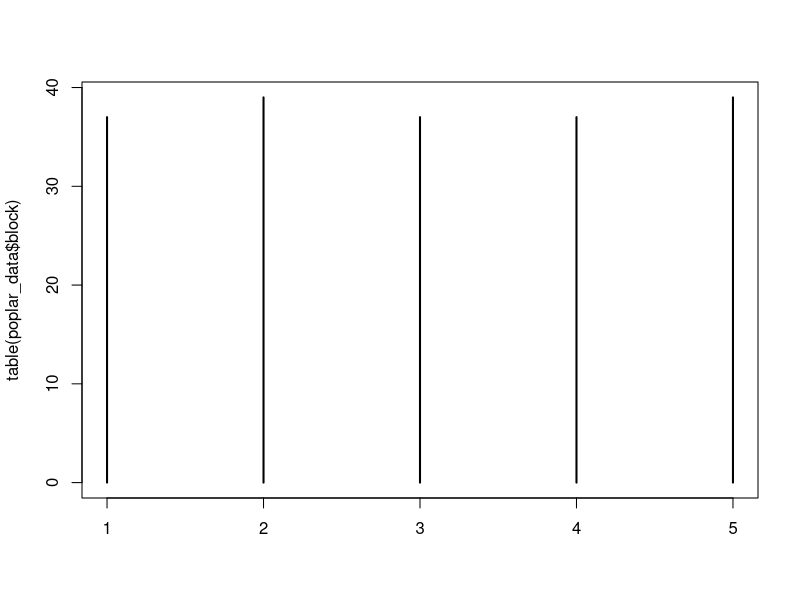
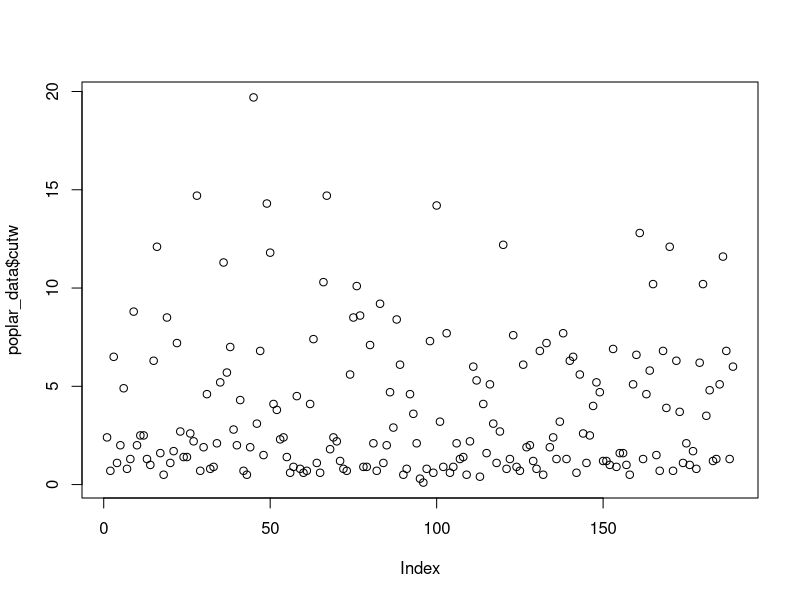
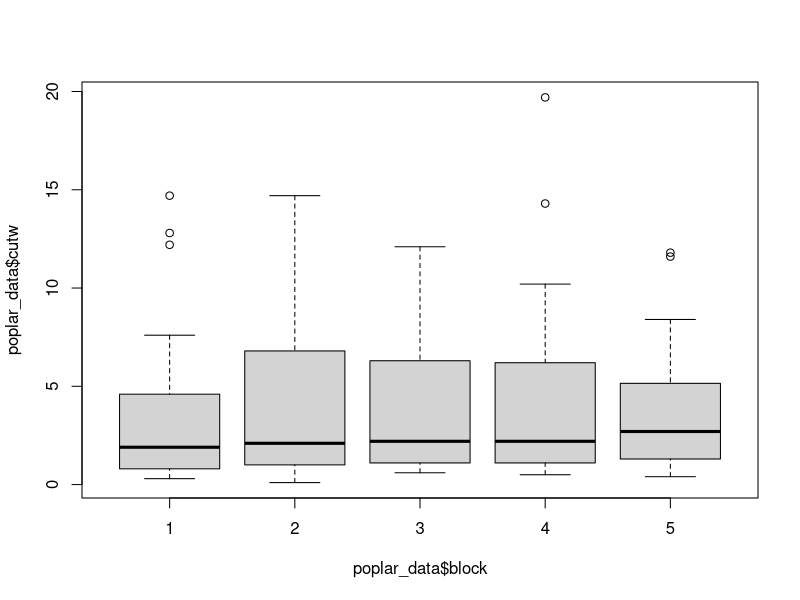
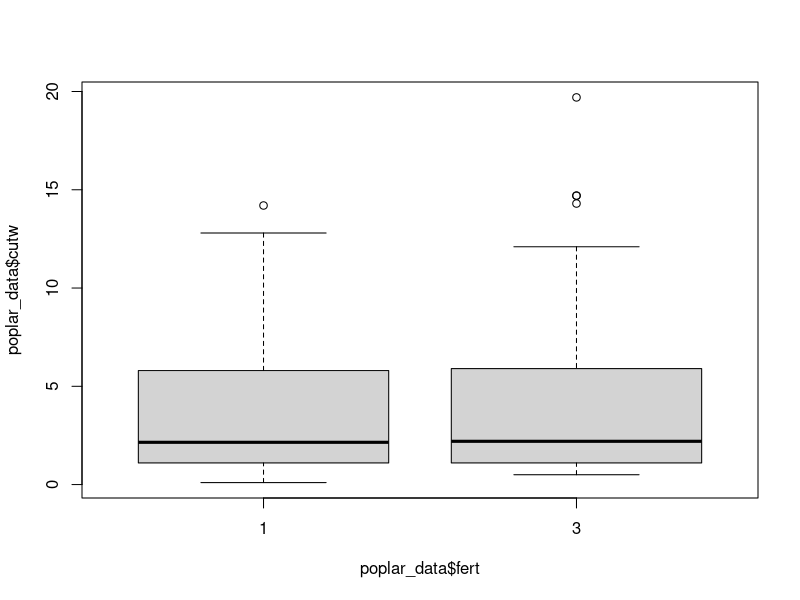
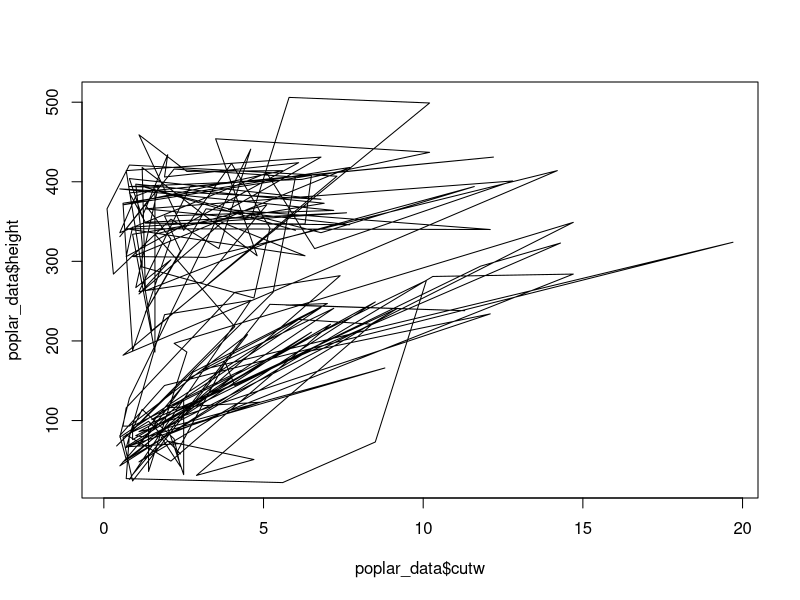
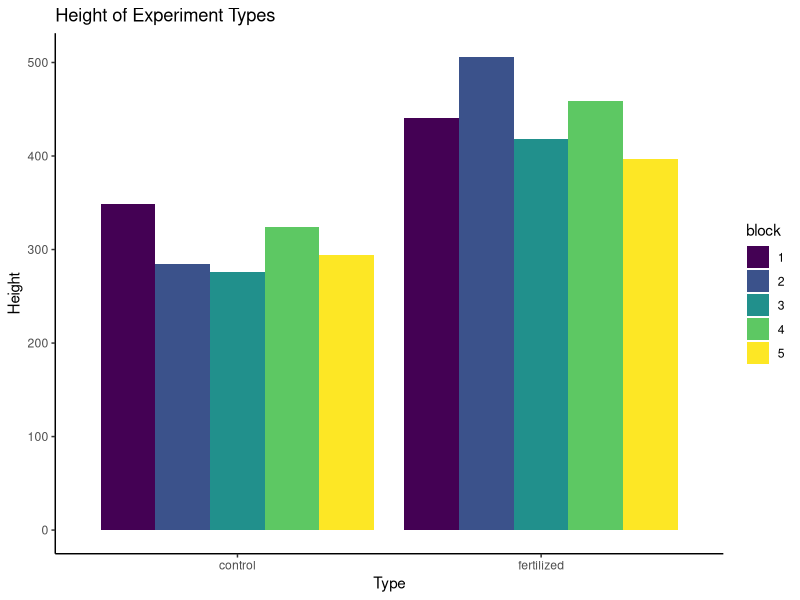
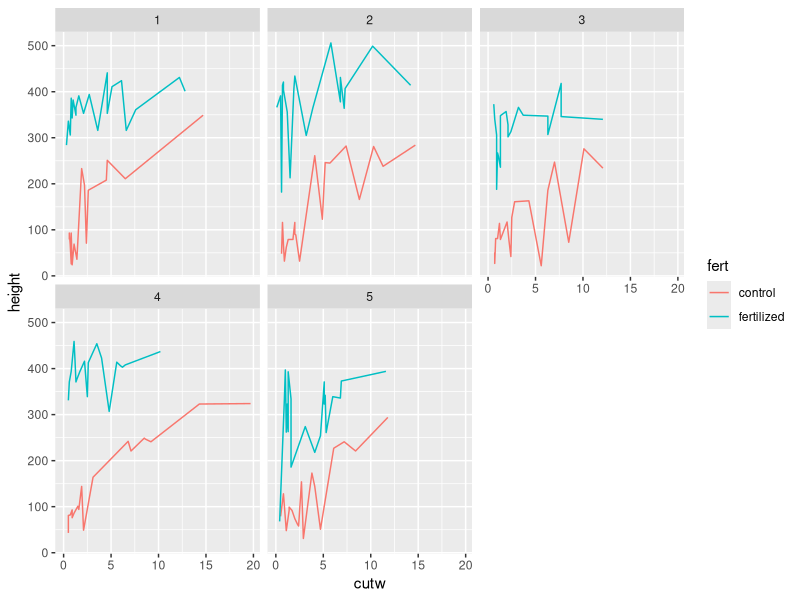

The R script that drew these images, in order:
## ---- chunk 1

# Import Data -------------------------------------------------------------

library(tidyverse)
read_csv("data/popdata.csv")
read_csv("data/popdata2.csv", skip = 5)

poplar_data <- read.csv("data/popdata2.csv", skip = 5)
# Understanding Data 
## ---- chunk 2
str(poplar_data)

summary(poplar_data)

head(poplar_data)

tail(poplar_data)

dim(poplar_data)
## ---- chunk 3

table(poplar_data$block)
names(poplar_data)
table(poplar_data$clone)

table(poplar_data$fert)
table(poplar_data$cutw)
table(poplar_data$height)
## ---- chunk 4
poplar_data$block <- factor(poplar_data$block)
poplar_data$fert <- factor(poplar_data$fert)
poplar_data$clone <- factor(poplar_data$clone)

summary(poplar_data)
str(poplar_data)

## ---- chunk 5
table(poplar_data$block)
mean(poplar_data$cutw)
median(poplar_data$cutw)
mean(poplar_data$height)

## ---- chunk 6
-------------------------------------------------
var(poplar_data$cutw)
sd(poplar_data$cutw)
### Simple Visualization --------------------------------------------------
plot(table(poplar_data$block))
### Single variable -------------------------------------------------------
plot(poplar_data$cutw)
#### Cat variable ---------------------------------------------------------
plot(poplar_data$cutw ~ poplar_data$block)
plot(poplar_data$cutw ~ poplar_data$fert)
## ---- chunk 7
plot(poplar_data$cutw, poplar_data$height, type = "l")
## ---- chunk 8
# Packages ----------------------------------------------------------------
## Tidyverse --------------------------------------------------------------
library(tidyverse)

poplar_data <- poplar_data |> 
  mutate(
    fert = ifelse(fert == 1, "fertilized", "control")
  )
## ggplot -----------------------------------------------------------------
## ---- chunk 9
poplar_data |> 
  ggplot(aes(fert, height, fill = block)) +
  geom_col(position = "dodge") +
  scale_fill_viridis_d() +
  labs(
    x = "Type",
    y = "Height",
    title = "Height of Experiment Types"
  ) +
  theme_classic()
## ---- chunk 10
poplar_data |> 
  ggplot(aes(cutw, height, col = fert)) +
  geom_line() +
  facet_wrap(~block)

# Inferential Statistics with R -------------------------------------------

## Brief Intro on Hypothesis Testing --------------------------------------

## Calculating new variable -----------------------------------------------
## ---- chunk 11
t.test(poplar_data$cutw, mu = 4)
t.test(poplar_data$cutw, poplar_data$height)

## Two Sample T-Test ------------------------------------------------------

### Lesser ----------------------------------------------------------------
### Greater ---------------------------------------------------------------
## ---- chunk 12
## Anova ------------------------------------------------------------------
anova(aov(poplar_data$height ~ poplar_data$block))
anova(aov(poplar_data$height ~ poplar_data$clone))
anova(aov(poplar_data$height ~ poplar_data$fert))
